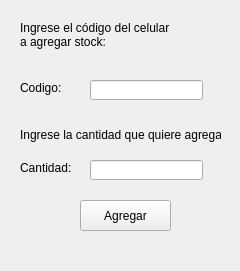
<?xml version="1.0" encoding="UTF-8"?>
<ui version="4.0">
 <class>agregar_stock_producto_existente</class>
 <widget class="QWidget" name="agregar_stock_producto_existente">
  <property name="geometry">
   <rect>
    <x>0</x>
    <y>0</y>
    <width>240</width>
    <height>271</height>
   </rect>
  </property>
  <property name="windowTitle">
   <string>Agregar stock</string>
  </property>
  <widget class="QLabel" name="label_5">
   <property name="geometry">
    <rect>
     <x>20</x>
     <y>160</y>
     <width>51</width>
     <height>16</height>
    </rect>
   </property>
   <property name="text">
    <string>Cantidad:</string>
   </property>
  </widget>
  <widget class="QLineEdit" name="line_cantidad">
   <property name="geometry">
    <rect>
     <x>90</x>
     <y>160</y>
     <width>113</width>
     <height>20</height>
    </rect>
   </property>
  </widget>
  <widget class="QLineEdit" name="line_codigo">
   <property name="geometry">
    <rect>
     <x>90</x>
     <y>80</y>
     <width>113</width>
     <height>20</height>
    </rect>
   </property>
  </widget>
  <widget class="QLabel" name="label">
   <property name="geometry">
    <rect>
     <x>20</x>
     <y>0</y>
     <width>201</width>
     <height>71</height>
    </rect>
   </property>
   <property name="text">
    <string>&lt;html&gt;&lt;head/&gt;&lt;body&gt;&lt;p&gt;Ingrese el código del celular&lt;br/&gt;a agregar stock:&lt;/p&gt;&lt;/body&gt;&lt;/html&gt;</string>
   </property>
  </widget>
  <widget class="QLabel" name="label_4">
   <property name="geometry">
    <rect>
     <x>20</x>
     <y>100</y>
     <width>201</width>
     <height>71</height>
    </rect>
   </property>
   <property name="text">
    <string>&lt;html&gt;&lt;head/&gt;&lt;body&gt;&lt;p&gt;Ingrese la cantidad que quiere agregar:&lt;/p&gt;&lt;/body&gt;&lt;/html&gt;</string>
   </property>
  </widget>
  <widget class="QLabel" name="label_2">
   <property name="geometry">
    <rect>
     <x>20</x>
     <y>80</y>
     <width>51</width>
     <height>16</height>
    </rect>
   </property>
   <property name="text">
    <string>Codigo:</string>
   </property>
  </widget>
  <widget class="QPushButton" name="pushButton_Agregar">
   <property name="geometry">
    <rect>
     <x>80</x>
     <y>200</y>
     <width>91</width>
     <height>31</height>
    </rect>
   </property>
   <property name="text">
    <string>Agregar</string>
   </property>
  </widget>
 </widget>
 <resources/>
 <connections/>
</ui>
